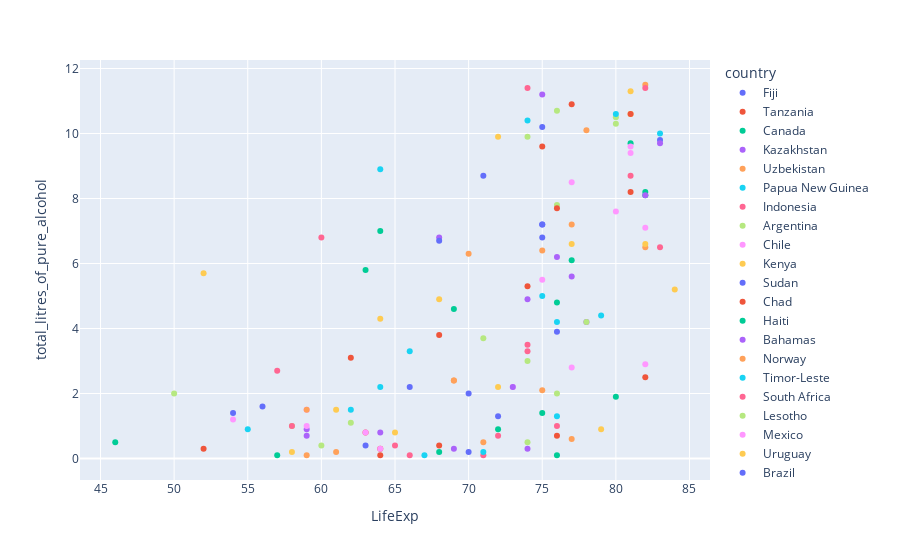

Source (notebook cell):
### Code cell
#Que relacion hay entre la esperanza de vida y el consumo del alcohol?
fig = px.scatter(df,x= 'LifeExp', y='total_litres_of_pure_alcohol',color='country')
fig.show()
